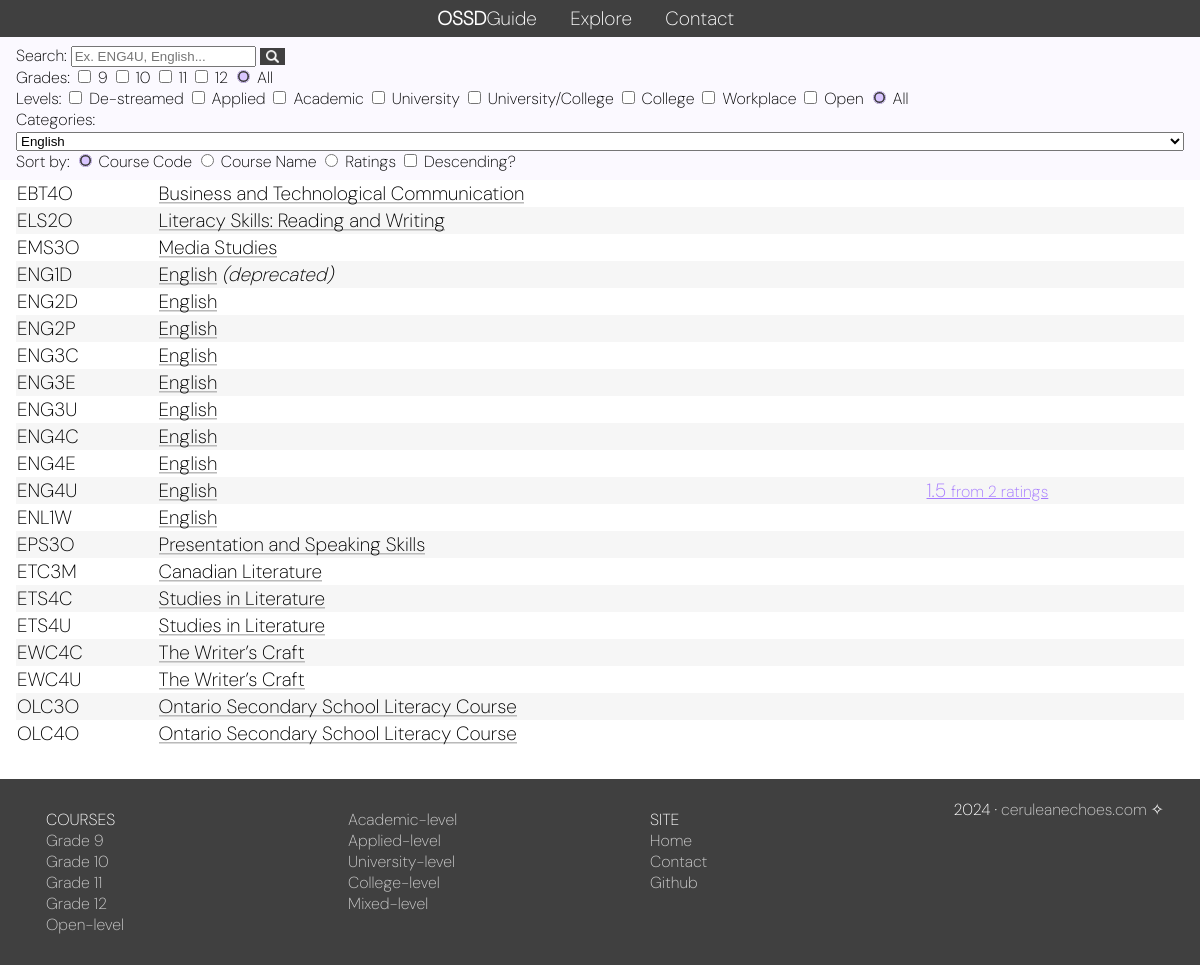
Page /explore?category=English on the committed database.
### homescreen/models.py (models this page shows, shortened)
class Courses(models.Model):
    course_code = models.CharField(max_length=5)
    description = models.CharField(max_length=1023)
    course_name = models.CharField(max_length=255)
    category = models.CharField(max_length=255)
    prereq = models.CharField(max_length=1023)
    deprecated = models.BooleanField(default=False)

### homescreen/views.py (the view)
# urls.py: path('explore', views.explore, name='explore'),
def explore(request):
    courseslist = Courses.objects.all()
    category_filter = request.GET.getlist('category')
    grade_filter = request.GET.getlist('grade')
    level_filter = request.GET.getlist('level')
    search = request.GET.get('search')
    sort_by = request.GET.get('sortby')
    rev = request.GET.get('rev')
    grade_checked_list = [0,0,0,0]
    grade_checked_all = False
    level_checked_list = {"De-streamed":0,"Applied":0,"Academic":0,"University":0,"University/College":0,"College":0,"Workplace":0,"Open":0}
    level_to_char = {"De-streamed":"W","Applied":"P","Academic":"D","University":"U","University/College":"M","College":"C","Workplace":"E","Open":"O"}
    level_checked_all = False
    if category_filter:
        category_filter = category_filter[0]
        if category_filter != "(Any)":
            courseslist = courseslist.filter(category__in=category_filter.split(","))
    if grade_filter:
        grade_filter = "".join(grade_filter) #list to str
        courseslist = courseslist.filter(course_code__regex=r'^...[' + grade_filter  + ']+[A-Za-z]$')
        for grade in range(1,5):
            if str(grade) in grade_filter:
                grade_checked_list[grade-1] = 1
    if level_filter:
        level_filter = "".join(level_filter) #list to str
        courseslist = courseslist.filter(course_code__regex=r'^....[' + "".join(level_filter) + ']+$')
        for level in level_checked_list:
            if level_to_char[level] in level_filter:
                level_checked_list[level] = 1
    if search:
        search = "".join([substr for substr in search if (substr.isalnum() or substr in " ()'’:,")]) #keep only alphanum+space+punc
        courseslist = courseslist.filter(course_name__icontains=search) | courseslist.filter(course_code__icontains=search)
    if search == None:
        search = "";
    if (grade_checked_list == [1,1,1,1]) or (grade_checked_list == [0,0,0,0]):
        grade_checked_list = [0,0,0,0]
        grade_checked_all = True
    level_values = list(level_checked_list.values())
    if level_values.count(level_values[0]) == len(level_values): #if all values equal; ie all are checked
        level_checked_list = {"De-streamed":0,"Applied":0,"Academic":0,"University":0,"University/College":0,"College":0,"Workplace":0,"Open":0}
        level_checked_all = True
    if sort_by in ["course_code","course_name"]:
        courseslist = list(courseslist.order_by(sort_by))
    elif not sort_by:
        courseslist = list(courseslist.order_by("course_code"))
        sort_by = "course_code"
    if sort_by == "ratings":
        courseslist = list(courseslist)
        courseslist.sort(key=get_ratings,reverse=True)
    if rev == "1":
        courseslist.reverse()
    categories = [category[0] for category in set(Courses.objects.values_list("category"))]
    categories.sort()
    categories.insert(0, "(Any)")
    template = loader.get_template('explore.html')
    context = {
    'courseslist': courseslist,
    'gradelist': grade_checked_list,
    'grade_checked_all': grade_checked_all,
    'level_checked_list':level_checked_list,
    'level_checked_all':level_checked_all,
    'level_to_char':level_to_char,
    'categories':categories,
    'category_filter':category_filter,
    'search':search,
    'rev':rev,
    'sortby':sort_by,
    'params':["course_code","course_name","ratings"],
    }
    return HttpResponse(template.render(context, request))

### homescreen/views.py (called while the page is built)
@register.filter
def get_item(dictionary, key):
    return dictionary.get(key)

@register.filter
def format(str):
    return str.title().replace("_"," ")

@register.filter
def get_ratings(course):
    return Reviews.objects.filter(course_code = course.course_code).count()

@register.filter
def get_score(course):
    course_reviews_query = Reviews.objects.filter(course_code = course)
    if course_reviews_query.count() > 0:
        return "{:.1f}".format(mean(list(course_reviews_query.values_list('overall_rating',flat=True))))
    else: return None

### homescreen/templates/explore.html (shortened to what this page needs)
{% load static %}
<!DOCTYPE html>
<html>
<head>
<link rel="stylesheet" href="{% static 'homescreen/theme.css' %}">
<div class=headernav>
<a href="../../" class=site-title><b>OSSD</b>Guide</a>
<a href="../../explore">Explore</a>
<a href="../../contact">Contact</a>
</div>
</head>
<body>
<div class="desc-box">
  <form method="get" action="">
    Search:
    <input type="text" id="search_input" name="search" onchange="this.form.submit()" maxlength="32" value="{{search}}" placeholder="Ex. ENG4U, English...">
    <button type=submit class=search-btn style="background-color:#404040;">_</button>
    <br>
    Grades:
    {% for num in gradelist %}
    <input type="checkbox" name="grade" id="grade{{forloop.counter}}" value={{forloop.counter}} onchange="this.form.submit()"
      >
      <label for=grade>{{forloop.counter|add:8}}</label>
    {% endfor %}
      <input type="radio" id="grade_all" onchange="this.form.submit()"
    {% if grade_checked_all %}
       checked
    {% else %}
      name="grade" value="1234"
    {% endif %}
    >
    <label for="grade_all">All</label><br>
    Levels:
  {% for level, value in level_checked_list.items %}
    <input type="checkbox" name="level" id="level{{forloop.counter}}" value={{level_to_char|get_item:level}} onchange="this.form.submit()"
      >
      <label for=level>{{level}}</label>
    {% endfor %}
      <input type="radio" id="level_all" onchange="this.form.submit()"
    {% if level_checked_all %}
       checked
    {% else %}
      name="level" value="WPDUMCEO"
    {% endif %}
    >
    <label for="level_all">All</label><br>
    Categories:
    <select name=category id=category_select onchange="this.form.submit()">
      {% for category in categories %}
      <option value="{{category}}"
      {% if category_filter == category %}
      selected
      {% endif %}
        >{{category}}</option>
      {% endfor %}
    </select><br>
    Sort by:
      {% for param in params %}
      <input type="radio" name=sortby id="sortby" onchange="this.form.submit()" value="{{param}}"
      {% if sortby == param %}
        checked
      {% endif %}
      >
      <label for=sortby>{{param|format}}</label>
      {% endfor %}
      <input type="checkbox" name=rev id="reverse" onchange="this.form.submit()"
      {% if rev == "1" %}
      value="0" checked
      {% else %}
      value="1"
      {% endif %}
      >
      <label for=rev>Descending?</label>
  </form>
</div>
<div class=midcontain>
<table>
{% if courseslist%}
  {% for x in courseslist %}
  <tr>
  {% with score=x.course_code|get_score %}
    <td>{{ x.course_code }}</td> <td><a href="/course/{{ x.course_code }}/">{{ x.course_name }}</a>
    {% if x.deprecated %}<em>(deprecated)</em> {% endif %}</td>
    <td>{% if score != None %}<span class=emph>{{score}} <small>from {{x|get_ratings}} ratings</small></span>{% endif %}</td>
  {% endwith %}
</tr>
  {% endfor %}
  {% else %}
    No courses found with those parameters! <em><a href=/explore>Reset all filters</a>?</em>
{% endif %}
</table>
</div>
<div class=footernav>
<div class=midfooter>
<div class=column>
<a href="/../../explore"><span class=footerhead>COURSES</span></a><br>
<a href="../../explore?grade=1">Grade 9</a><br>
<a href="../../explore?grade=2">Grade 10</a><br>
<a href="../../explore?grade=3">Grade 11</a><br>
<a href="../../explore?grade=4">Grade 12</a><br>
<a href="../../explore?level=O">Open-level</a><br>
</div>
<div class=column>
  <a href="../../explore?level=D">Academic-level</a><br>
  <a href="../../explore?level=P">Applied-level</a><br>
  <a href="../../explore?level=U">University-level</a><br>
  <a href="../../explore?level=C">College-level</a><br>
  <a href="../../explore?level=M">Mixed-level</a><br>
</div>
<div class=column>
  <span class=footerhead>SITE</span><br>
  <a href="../../">Home</a><br>
  <a href="../../contact">Contact</a><br>
  <a href="https://github.com/shaan-s">Github</a><br>
</div>
<div style="text-align:right;">2024&nbsp;·&nbsp;<a href="https://www.ceruleanechoes.com">ceruleanechoes.com</a>&nbsp;✧
</div></div>
</body>
</html>

### homescreen/static/homescreen/theme.css (style rules this page uses)
html { font-size: 100%; }
body { margin: 0; display: grid; grid-template-rows: auto auto auto 1fr; min-height: 100vh; }
a { color: black; text-decoration: none; background: linear-gradient(to right, #bababa, #bababa), linear-gradient(to right, rgba(180,0,192,1) 0%, rgba(0,212,255,1) 100%); background-size: 100% 0.08em, 0 0.08em; background-position: 100% 90%, 0 90%; background-repeat: no-repeat; transition: background-size .3s; }
table { font-family: DMSans; font-size: 1.2em; border-spacing: 0px; width: 100%; }
tr:nth-child(even) { background-color: #f6f6f6; }
button, input[type=submit] { border: 1px solid grey; font-size: .8em; cursor: pointer; background: white; }
input[type=radio], input[type=checkbox] { accent-color: #d9c6ff; }
.midcontain { margin-left: 10%; margin-right: 10%; }
.desc-box { background-color: #fbf9ff; padding: 1em 2em 1em 2em; font-family: DMSans; }
.headernav, .footernav { background-color: #404040; margin: 0px; color: white; font-family: DMSans; font-size: 1.2em; overflow: hidden; padding: .3em; text-align: center; }
.headernav a { background: none; color: white; text-align: center; margin-right: 1.5em; }
.search-btn { background: rgba(0,0,0,0) url("searchicon.png"); color: rgba(0,0,0,0); background-repeat: no-repeat; background-size:50%; background-position: center; width: 2em; border: none; }
.footernav { margin-top: 4em; padding: 20px; font-size: 1em; }
.footernav a { color: #ccc; background: none; }
.footerhead { color: #fff; }
.midfooter { margin-left: 10%; margin-right: 10%; }
.column { float:left; text-align: left; width:15%; margin:10px; }
.site-title { margin-right: 1.5em; color: white; }
:root { --starsize: 30px; }
.emph { color: #a67aff; text-decoration: underline; }
@media only screen and (max-width: 1200px) { .midfooter,.midcontain { margin: 0 1em 0 1em; } }
@media only screen and (max-width: 1200px) { .column { width:25%; } }
@media only screen and (max-width: 1200px) { select { width:100%; } }
@media only screen and (max-width: 1200px) { .desc-box { padding: .5em 1em .5em 1em; } }
@media only screen and (max-width: 1200px) { .footernav { margin-top: 2em; } }

### rows in the picture
Courses: course_code "EBT4O", course_name "Business and Technological Communication"
Courses: course_code "ELS2O", course_name "Literacy Skills: Reading and Writing"
Courses: course_code "EMS3O", course_name "Media Studies"
Courses: course_code "ENG1D", course_name "English", deprecated "(deprecated)"
Courses: course_code "ENG2D", course_name "English"
Courses: course_code "ENG2P", course_name "English"
Courses: course_code "ENG3C", course_name "English"
Courses: course_code "ENG3E", course_name "English"
Courses: course_code "ENG3U", course_name "English"
Courses: course_code "ENG4C", course_name "English"
Courses: course_code "ENG4E", course_name "English"
Courses: course_code "ENG4U", course_name "English", x "1.5", course_code "2"
Courses: course_code "ENL1W", course_name "English"
Courses: course_code "EPS3O", course_name "Presentation and Speaking Skills"
Courses: course_code "ETC3M", course_name "Canadian Literature"
Courses: course_code "ETS4C", course_name "Studies in Literature"
Courses: course_code "ETS4U", course_name "Studies in Literature"
Courses: course_code "EWC4C", course_name "The Writer’s Craft"
Courses: course_code "EWC4U", course_name "The Writer’s Craft"
Courses: course_code "OLC3O", course_name "Ontario Secondary School Literacy Course"
Courses: course_code "OLC4O", course_name "Ontario Secondary School Literacy Course"

### other values in the picture
{{ level }} "De-streamed" "Applied" "Academic" "University" "University/College" "College" "Workplace" "Open"
{{ param|format }} "Course Code" "Course Name" "Ratings"
form field category "English"
